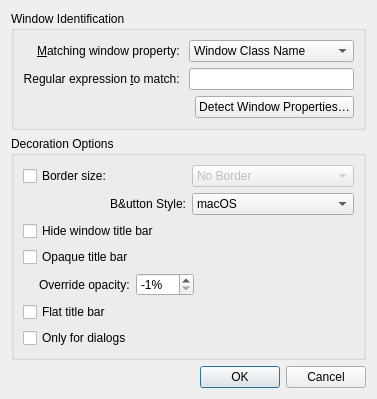
<?xml version="1.0" encoding="UTF-8"?>
<ui version="4.0">
 <class>BreezeExceptionDialog</class>
 <widget class="QDialog" name="BreezeExceptionDialog">
  <property name="geometry">
   <rect>
    <x>0</x>
    <y>0</y>
    <width>362</width>
    <height>321</height>
   </rect>
  </property>
  <property name="windowTitle">
   <string>Dialog</string>
  </property>
  <layout class="QVBoxLayout" name="verticalLayout">
   <item>
    <widget class="QGroupBox" name="groupBox">
     <property name="title">
      <string>Window Identification</string>
     </property>
     <layout class="QGridLayout" name="gridLayout_2">
      <item row="0" column="0">
       <widget class="QLabel" name="label">
        <property name="text">
         <string>&amp;Matching window property: </string>
        </property>
        <property name="alignment">
         <set>Qt::AlignRight|Qt::AlignTrailing|Qt::AlignVCenter</set>
        </property>
        <property name="buddy">
         <cstring>exceptionType</cstring>
        </property>
       </widget>
      </item>
      <item row="1" column="0">
       <widget class="QLabel" name="label_2">
        <property name="text">
         <string>Regular expression &amp;to match: </string>
        </property>
        <property name="alignment">
         <set>Qt::AlignRight|Qt::AlignTrailing|Qt::AlignVCenter</set>
        </property>
        <property name="buddy">
         <cstring>exceptionEditor</cstring>
        </property>
       </widget>
      </item>
      <item row="2" column="2">
       <widget class="QPushButton" name="detectDialogButton">
        <property name="text">
         <string>Detect Window Properties…</string>
        </property>
       </widget>
      </item>
      <item row="1" column="1" colspan="2">
       <widget class="QLineEdit" name="exceptionEditor">
        <property name="showClearButton" stdset="0">
         <bool>true</bool>
        </property>
       </widget>
      </item>
      <item row="0" column="1" colspan="2">
       <widget class="QComboBox" name="exceptionType">
        <item>
         <property name="text">
          <string>Window Class Name</string>
         </property>
        </item>
        <item>
         <property name="text">
          <string>Window Title</string>
         </property>
        </item>
       </widget>
      </item>
     </layout>
    </widget>
   </item>
   <item>
    <widget class="QGroupBox" name="groupBox_2">
     <property name="title">
      <string>Decoration Options</string>
     </property>
     <layout class="QGridLayout" name="gridLayout_3">
      <item row="0" column="0">
       <widget class="QCheckBox" name="borderSizeCheckBox">
        <property name="text">
         <string>Border size:</string>
        </property>
       </widget>
      </item>
      <item row="0" column="1">
       <widget class="QComboBox" name="borderSizeComboBox">
        <property name="enabled">
         <bool>false</bool>
        </property>
        <item>
         <property name="text">
          <string comment="@item:inlistbox Border size:">No Border</string>
         </property>
        </item>
        <item>
         <property name="text">
          <string comment="@item:inlistbox Border size:">No Side Borders</string>
         </property>
        </item>
        <item>
         <property name="text">
          <string comment="@item:inlistbox Border size:">Tiny</string>
         </property>
        </item>
        <item>
         <property name="text">
          <string comment="@item:inlistbox Border size:">Normal</string>
         </property>
        </item>
        <item>
         <property name="text">
          <string comment="@item:inlistbox Border size:">Large</string>
         </property>
        </item>
        <item>
         <property name="text">
          <string comment="@item:inlistbox Border size:">Very Large</string>
         </property>
        </item>
        <item>
         <property name="text">
          <string comment="@item:inlistbox Border size:">Huge</string>
         </property>
        </item>
        <item>
         <property name="text">
          <string comment="@item:inlistbox Border size:">Very Huge</string>
         </property>
        </item>
        <item>
         <property name="text">
          <string comment="@item:inlistbox Border size:">Oversized</string>
         </property>
        </item>
       </widget>
      </item>
      <item row="1" column="0">
       <widget class="QLabel" name="label_4">
        <property name="text">
         <string>B&amp;utton Style:</string>
        </property>
        <property name="alignment">
         <set>Qt::AlignRight|Qt::AlignTrailing|Qt::AlignVCenter</set>
        </property>
        <property name="buddy">
         <cstring>buttonStyle</cstring>
        </property>
       </widget>
      </item>
      <item row="1" column="1">
       <widget class="QComboBox" name="buttonStyleOverride">
        <item>
         <property name="text">
          <string>macOS</string>
         </property>
        </item>
        <item>
         <property name="text">
          <string>Aqua</string>
         </property>
        </item>
        <item>
         <property name="text">
          <string>Sunken</string>
         </property>
        </item>
        <item>
         <property name="text">
          <string>Plasma</string>
         </property>
        </item>
        <item>
         <property name="text">
          <string>Oxygen</string>
         </property>
        </item>
       </widget>
      </item>
      <item row="6" column="0">
       <widget class="QCheckBox" name="isDialog">
        <property name="text">
         <string>Only for dialogs</string>
        </property>
       </widget>
      </item>
      <item row="7" column="0" colspan="2">
       <spacer name="verticalSpacer">
        <property name="orientation">
         <enum>Qt::Vertical</enum>
        </property>
        <property name="sizeHint" stdset="0">
         <size>
          <width>20</width>
          <height>40</height>
         </size>
        </property>
       </spacer>
      </item>
      <item row="2" column="0">
       <widget class="QCheckBox" name="hideTitleBar">
        <property name="text">
         <string>Hide window title bar</string>
        </property>
       </widget>
      </item>
      <item row="3" column="0">
       <widget class="QCheckBox" name="opaqueTitleBar">
        <property name="text">
         <string>Opaque title bar</string>
        </property>
       </widget>
      </item>
      <item row="5" column="0">
       <widget class="QCheckBox" name="flatTitleBar">
        <property name="text">
         <string>Flat title bar</string>
        </property>
       </widget>
      </item>
      <item row="4" column="0" colspan="2">
       <layout class="QHBoxLayout" name="horizontalLayout">
        <item>
         <spacer name="horizontalSpacer_2">
          <property name="orientation">
           <enum>Qt::Horizontal</enum>
          </property>
          <property name="sizeType">
           <enum>QSizePolicy::Fixed</enum>
          </property>
          <property name="sizeHint" stdset="0">
           <size>
            <width>16</width>
            <height>5</height>
           </size>
          </property>
         </spacer>
        </item>
        <item>
         <widget class="QLabel" name="opacityOverrideLabel">
          <property name="text">
           <string>Override opacity:</string>
          </property>
         </widget>
        </item>
        <item>
         <widget class="QSpinBox" name="opacityOverrideLabelSpinBox">
          <property name="suffix">
           <string>%</string>
          </property>
          <property name="minimum">
           <number>-1</number>
          </property>
          <property name="maximum">
           <number>100</number>
          </property>
          <property name="value">
           <number>-1</number>
          </property>
         </widget>
        </item>
        <item>
         <spacer name="horizontalSpacer">
          <property name="orientation">
           <enum>Qt::Horizontal</enum>
          </property>
          <property name="sizeHint" stdset="0">
           <size>
            <width>40</width>
            <height>20</height>
           </size>
          </property>
         </spacer>
        </item>
       </layout>
      </item>
     </layout>
    </widget>
   </item>
   <item>
    <widget class="QDialogButtonBox" name="buttonBox">
     <property name="orientation">
      <enum>Qt::Horizontal</enum>
     </property>
     <property name="standardButtons">
      <set>QDialogButtonBox::Cancel|QDialogButtonBox::Ok</set>
     </property>
    </widget>
   </item>
  </layout>
 </widget>
 <resources/>
 <connections>
  <connection>
   <sender>buttonBox</sender>
   <signal>accepted()</signal>
   <receiver>BreezeExceptionDialog</receiver>
   <slot>accept()</slot>
   <hints>
    <hint type="sourcelabel">
     <x>252</x>
     <y>342</y>
    </hint>
    <hint type="destinationlabel">
     <x>157</x>
     <y>274</y>
    </hint>
   </hints>
  </connection>
  <connection>
   <sender>buttonBox</sender>
   <signal>rejected()</signal>
   <receiver>BreezeExceptionDialog</receiver>
   <slot>reject()</slot>
   <hints>
    <hint type="sourcelabel">
     <x>320</x>
     <y>342</y>
    </hint>
    <hint type="destinationlabel">
     <x>286</x>
     <y>274</y>
    </hint>
   </hints>
  </connection>
  <connection>
   <sender>borderSizeCheckBox</sender>
   <signal>toggled(bool)</signal>
   <receiver>borderSizeComboBox</receiver>
   <slot>setEnabled(bool)</slot>
   <hints>
    <hint type="sourcelabel">
     <x>125</x>
     <y>162</y>
    </hint>
    <hint type="destinationlabel">
     <x>316</x>
     <y>163</y>
    </hint>
   </hints>
  </connection>
  <connection>
   <sender>opaqueTitleBar</sender>
   <signal>toggled(bool)</signal>
   <receiver>opacityOverrideLabel</receiver>
   <slot>setDisabled(bool)</slot>
   <hints>
    <hint type="sourcelabel">
     <x>104</x>
     <y>202</y>
    </hint>
    <hint type="destinationlabel">
     <x>82</x>
     <y>229</y>
    </hint>
   </hints>
  </connection>
  <connection>
   <sender>opaqueTitleBar</sender>
   <signal>toggled(bool)</signal>
   <receiver>opacityOverrideLabelSpinBox</receiver>
   <slot>setDisabled(bool)</slot>
   <hints>
    <hint type="sourcelabel">
     <x>104</x>
     <y>202</y>
    </hint>
    <hint type="destinationlabel">
     <x>166</x>
     <y>229</y>
    </hint>
   </hints>
  </connection>
 </connections>
</ui>
